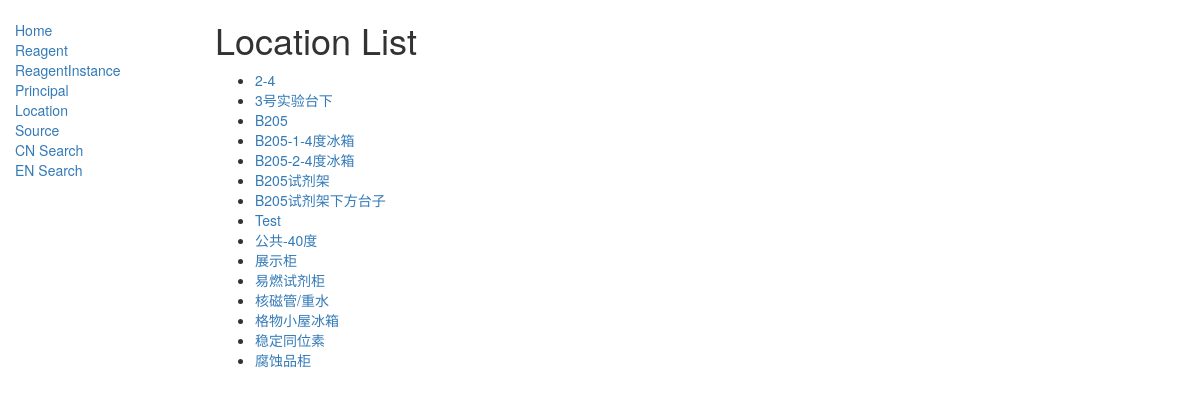
Page /catalog/location/ on the earlier database version.
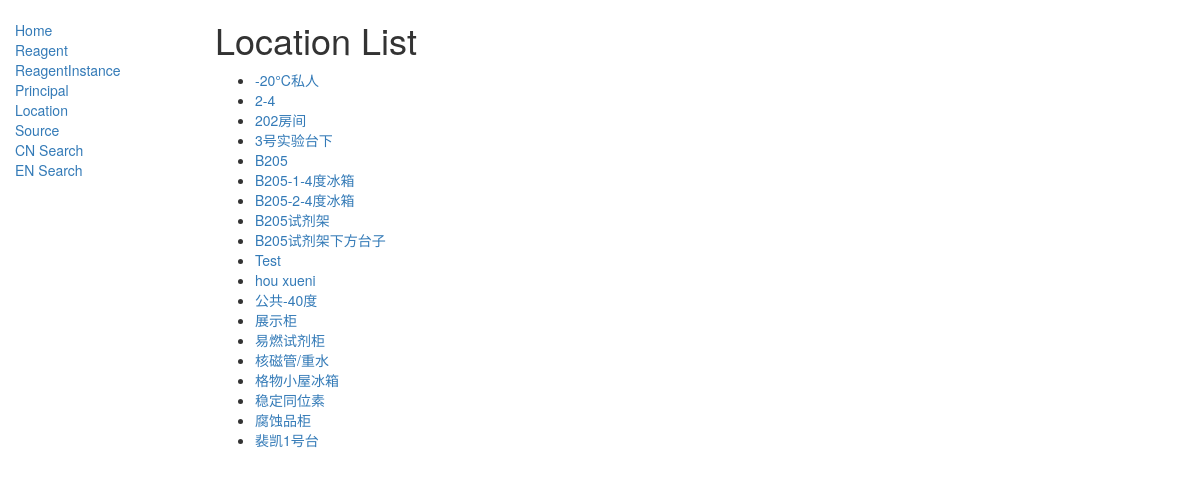
Same page on the later database version.
### catalog/models.py (models this page shows, shortened)
class Location(models.Model):
    name = models.CharField(
        max_length=200,
        help_text=
        "Enter a Location (e.g. B205-4°C-Refrigerator, B205-Table1-Lowbox)")
    class Meta:
        ordering = ['name']
    def get_absolute_url(self):
        return reverse('location-detail', args=[str(self.id)])

### catalog/views.py (the view)
# urls.py: path('location/', views.LocationListView.as_view(), name='location'),
class LocationListView(generic.ListView):
    model = Location
    paginate_by = 30

### catalog/templates/catalog/location_list.html
{% extends "base_generic.html" %}
{% block content %}
<h1>Location List</h1>
{% if location_list %}
<ul>
    {% for location in location_list %}
    <li>
        <a href="{{ location.get_absolute_url }}">{{ location.name }}</a>
    </li>
    {% endfor %}
</ul>
{% else %}
<p>There are no location in the database.</p>
{% endif %}
{% endblock %}

Differences in the rows shown:
added Location: name "-20°C私人"
added Location: name "202房间"
added Location: name "hou xueni"
added Location: name "裴凯1号台"
